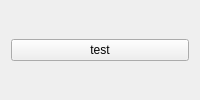
<?xml version="1.0" encoding="UTF-8"?>
<ui version="4.0">
 <class>MainBox</class>
 <widget class="QWidget" name="MainBox">
  <layout class="QHBoxLayout" name="horizontalLayout">
   <item>
    <widget class="QPushButton" name="btn_test">
     <property name="text">
      <string>test</string>
     </property>
    </widget>
   </item>
  </layout>
 </widget>
 <resources/>
 <connections/>
</ui>
